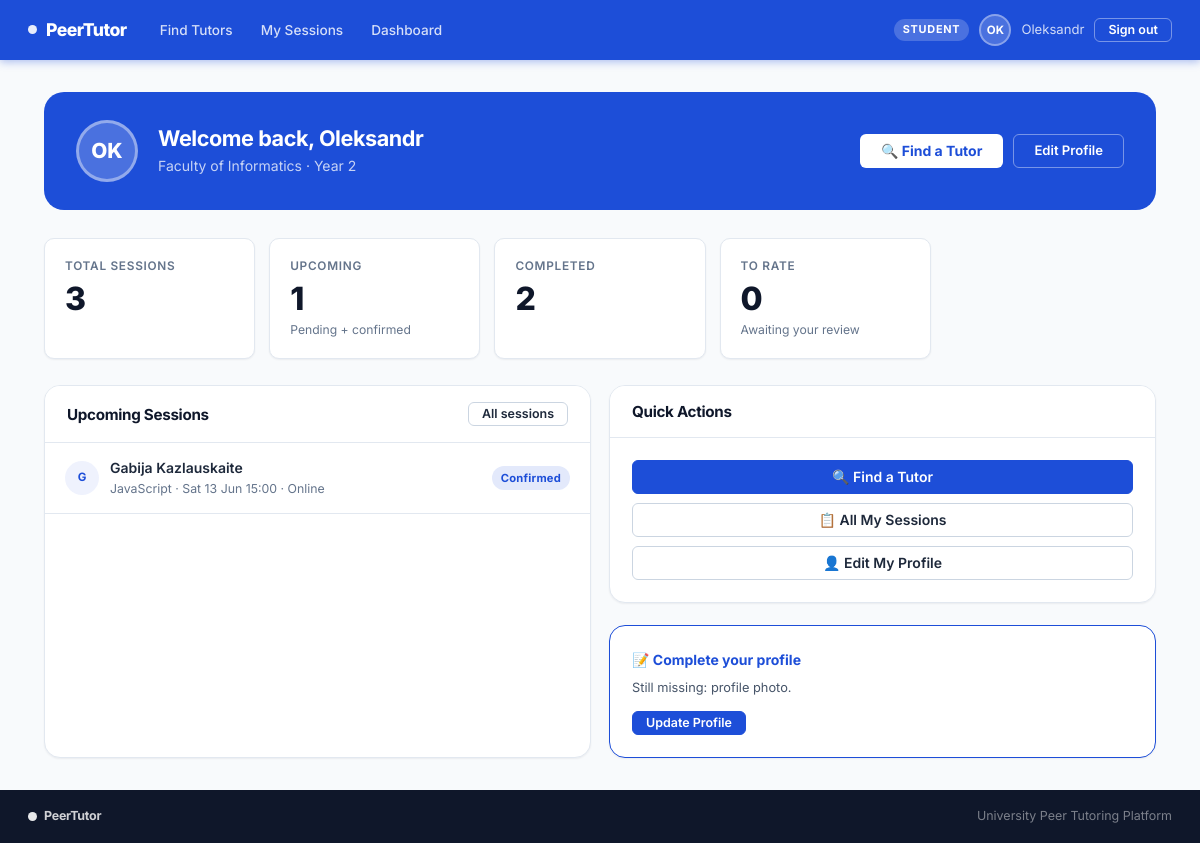
The page /student/dashboard.php (signed in) on the database its author committed.
### tables this page shows
CREATE TABLE IF NOT EXISTS users (
    user_id       INT UNSIGNED     AUTO_INCREMENT PRIMARY KEY,
    name          VARCHAR(120)     NOT NULL,
    email         VARCHAR(180)     NOT NULL UNIQUE,
    password      VARCHAR(255)     NOT NULL,
    role          ENUM('student','tutor','admin') NOT NULL DEFAULT 'student',
    avatar        VARCHAR(255)     DEFAULT NULL,
    phone         VARCHAR(30)      DEFAULT NULL,
    department    VARCHAR(120)     DEFAULT NULL,
    year_of_study VARCHAR(40)      DEFAULT NULL,
    bio           TEXT             DEFAULT NULL,
    created_at    DATETIME         NOT NULL DEFAULT CURRENT_TIMESTAMP,
    updated_at    DATETIME         NOT NULL DEFAULT CURRENT_TIMESTAMP
                                   ON UPDATE CURRENT_TIMESTAMP
);

CREATE TABLE IF NOT EXISTS bookings (
    booking_id   INT UNSIGNED     AUTO_INCREMENT PRIMARY KEY,
    student_id   INT UNSIGNED     NOT NULL,
    tutor_id     INT UNSIGNED     NOT NULL,
    session_date DATE             NOT NULL,
    session_time TIME             NOT NULL,
    duration_hrs TINYINT UNSIGNED NOT NULL DEFAULT 1,
    subject      VARCHAR(120)     NOT NULL,
    notes        TEXT,
    session_type ENUM('online','in-person') NOT NULL DEFAULT 'online',
    status       ENUM('pending','confirmed','completed','cancelled')
                                  NOT NULL DEFAULT 'pending',
    created_at   DATETIME         NOT NULL DEFAULT CURRENT_TIMESTAMP,
    updated_at   DATETIME         NOT NULL DEFAULT CURRENT_TIMESTAMP
                                   ON UPDATE CURRENT_TIMESTAMP,
    CONSTRAINT fk_bk_student
        FOREIGN KEY (student_id) REFERENCES users(user_id)
        ON DELETE CASCADE,
    CONSTRAINT fk_bk_tutor
        FOREIGN KEY (tutor_id)   REFERENCES tutors(tutor_id)
        ON DELETE CASCADE
);

### includes/auth_guard.php (called while the page is built, shortened)
<?php
function current_user(): array {
    return [
        'id'   => $_SESSION['user_id']   ?? null,
        'name' => $_SESSION['user_name'] ?? '',
        'role' => $_SESSION['role']      ?? '',
        'email'=> $_SESSION['email']     ?? '',
    ];
}

### includes/upload_helper.php (called while the page is built, shortened)
<?php
function avatar_url(?string $filename): string {
    return '';
}

### student/dashboard.php (the view, shortened to what this page needs)
<?php
require_once __DIR__ . '/../includes/auth_guard.php';
require_once __DIR__ . '/../includes/upload_helper.php';
$user = current_user();
$pdo  = db();
$urow = $pdo->prepare("SELECT * FROM users WHERE user_id = ?");
$urow->execute([$user['id']]);
$urow = $urow->fetch();
$stats = $pdo->prepare("
    SELECT
        COUNT(*)                                       AS total,
        SUM(b.status='pending')                        AS pending,
        SUM(b.status='confirmed')                      AS confirmed,
        SUM(b.status='completed')                      AS completed,
        SUM(b.status='cancelled')                      AS cancelled,
        SUM(b.status='completed' AND r.rating_id IS NULL) AS unrated
    FROM bookings b
    LEFT JOIN ratings r ON r.booking_id = b.booking_id
    WHERE b.student_id = ?
");
$stats->execute([$user['id']]);
$s = $stats->fetch();
$upcoming = $pdo->prepare("
    SELECT b.*, u.name AS tutor_name, u.avatar AS tutor_avatar, t.tutor_id
    FROM bookings b
    JOIN tutors t ON t.tutor_id = b.tutor_id
    JOIN users  u ON u.user_id  = t.user_id
    WHERE b.student_id = ? AND b.status IN ('pending','confirmed') AND b.session_date >= CURDATE()
    ORDER BY b.session_date ASC, b.session_time ASC LIMIT 5
");
$upcoming->execute([$user['id']]);
$upcoming_list = $upcoming->fetchAll();
include __DIR__ . '/../includes/header.php';
?>
<div style="background:var(--blue);border-radius:var(--r-xl);padding:28px 32px;color:#fff;display:flex;align-items:center;gap:20px;margin-bottom:28px;flex-wrap:wrap;">
  <div style="width:62px;height:62px;border-radius:50%;background:rgba(255,255,255,.2);border:3px solid rgba(255,255,255,.4);overflow:hidden;display:flex;align-items:center;justify-content:center;font-size:1.3rem;font-weight:800;flex-shrink:0;">
    <?php if ($av_url): ?>
      <img src="<?= $av_url ?>" alt="" style="width:100%;height:100%;object-fit:cover;">
    <?php else: ?>
      <?= htmlspecialchars($initials) ?>
    <?php endif; ?>
  </div>
  <div style="flex:1;min-width:200px;">
    <h1 style="color:#fff;font-size:1.35rem;margin-bottom:2px;">Welcome back, <?= htmlspecialchars(explode(' ', $user['name'])[0]) ?></h1>
    <p style="opacity:.75;font-size:.875rem;margin:0;">
      <?= htmlspecialchars($urow['department'] ?: 'No department set') ?>
      <?= $urow['year_of_study'] ? ' · ' . htmlspecialchars($urow['year_of_study']) : '' ?>
    </p>
  </div>
  <div style="display:flex;gap:10px;flex-wrap:wrap;">
    <a href="/peer-tutoring/student/search.php"  class="btn" style="background:#fff;color:var(--blue);font-weight:700;">🔍 Find a Tutor</a>
    <a href="/peer-tutoring/student/profile.php" class="btn btn-outline" style="font-size:.82rem;">Edit Profile</a>
  </div>
</div>
<div class="stat-grid">
  <div class="stat-card">
    <div class="stat-label">Total Sessions</div>
    <div class="stat-value"><?= (int)$s['total'] ?></div>
  </div>
  <div class="stat-card">
    <div class="stat-label">Upcoming</div>
    <div class="stat-value"><?= (int)$s['pending'] + (int)$s['confirmed'] ?></div>
    <div class="stat-sub">Pending + confirmed</div>
  </div>
  <div class="stat-card">
    <div class="stat-label">Completed</div>
    <div class="stat-value"><?= (int)$s['completed'] ?></div>
  </div>
  <div class="stat-card">
    <div class="stat-label">To Rate</div>
    <div class="stat-value" style="<?= (int)$s['unrated']>0?'color:var(--amber)':'' ?>"><?= (int)$s['unrated'] ?></div>
    <div class="stat-sub">Awaiting your review</div>
  </div>
</div>
<div class="two-col mt-3">
  <div class="card">
    <div class="card-header">
      <h3>Upcoming Sessions</h3>
      <a href="/peer-tutoring/student/history.php" class="btn btn-sm btn-outline-dark">All sessions</a>
    </div>
    <?php if (empty($upcoming_list)): ?>
      <div class="card-body">
        <div class="empty-state" style="padding:28px 0;">
          <div class="empty-icon">📅</div>
          <p>No upcoming sessions yet.</p>
          <a href="/peer-tutoring/student/search.php" class="btn btn-primary btn-sm">Find a Tutor</a>
        </div>
      </div>
    <?php else: ?>
      <div class="card-body" style="padding:0;">
        <?php foreach ($upcoming_list as $b):
          $tav = avatar_url($b['tutor_avatar']);
          $tin = strtoupper(substr($b['tutor_name'], 0, 1));
        ?>
        <div style="padding:13px 20px;border-bottom:1px solid var(--border);display:flex;align-items:center;gap:11px;">
          <div style="width:34px;height:34px;border-radius:50%;background:var(--blue-subtle);color:var(--blue);font-size:.72rem;font-weight:700;display:flex;align-items:center;justify-content:center;flex-shrink:0;overflow:hidden;">
            <?php if ($tav): ?><img src="<?= $tav ?>" style="width:100%;height:100%;object-fit:cover;"><?php else: ?><?= $tin ?><?php endif; ?>
          </div>
          <div style="flex:1;min-width:0;">
            <div style="font-weight:600;font-size:.875rem;white-space:nowrap;overflow:hidden;text-overflow:ellipsis;"><?= htmlspecialchars($b['tutor_name']) ?></div>
            <div style="font-size:.77rem;color:var(--text-400);">
              <?= htmlspecialchars($b['subject']) ?> · <?= date('D j M', strtotime($b['session_date'])) ?> <?= substr($b['session_time'],0,5) ?>
              · <span style="text-transform:capitalize;"><?= $b['session_type'] ?? 'online' ?></span>
            </div>
          </div>
          <span class="badge badge-<?= $b['status'] ?>"><?= $b['status'] ?></span>
        </div>
        <?php endforeach; ?>
      </div>
    <?php endif; ?>
  </div>
  <div>
    <div class="card mb-3">
      <div class="card-header"><h3>Quick Actions</h3></div>
      <div class="card-body" style="display:flex;flex-direction:column;gap:9px;">
        <a href="/peer-tutoring/student/search.php"  class="btn btn-primary">🔍 Find a Tutor</a>
        <a href="/peer-tutoring/student/history.php" class="btn btn-outline-dark">📋 All My Sessions</a>
        <a href="/peer-tutoring/student/profile.php" class="btn btn-outline-dark">👤 Edit My Profile</a>
      </div>
    </div>
    <?php
    $missing = [];
    if (!$urow['avatar'])       $missing[] = 'profile photo';
    ?>
    <?php if ($missing): ?>
    <div class="card" style="border-color:var(--blue);">
      <div class="card-body">
        <div style="font-weight:700;font-size:.875rem;color:var(--blue);margin-bottom:6px;">📝 Complete your profile</div>
        <p style="font-size:.8rem;color:var(--text-500);margin-bottom:12px;">
          Still missing: <?= implode(', ', $missing) ?>.
        </p>
        <a href="/peer-tutoring/student/profile.php" class="btn btn-primary btn-sm">Update Profile</a>
      </div>
    </div>
    <?php endif; ?>
  </div>
</div>
<?php include __DIR__ . '/../includes/footer.php'; ?>

### includes/header.php (shortened to what this page needs)
<?php
require_once __DIR__ . '/auth_guard.php';
require_once __DIR__ . '/upload_helper.php';
$user = current_user();
function is_active(string $path): string {
    return str_contains($_SERVER['REQUEST_URI'], $path) ? 'active' : '';
}
?>
<!DOCTYPE html>
<html lang="en">
<head>
<link rel="stylesheet" href="/peer-tutoring/assets/css/main.css">
</head>
<body>
<nav class="navbar">
  <a href="/peer-tutoring/index.php" class="nav-brand">
    <span class="brand-dot"></span>PeerTutor
  </a>
  <ul class="nav-links">
    <?php if ($user['role'] === 'student'): ?>
      <li><a href="/peer-tutoring/student/search.php"    class="<?= is_active('search') ?>">Find Tutors</a></li>
      <li><a href="/peer-tutoring/student/history.php"   class="<?= is_active('history') ?>">My Sessions</a></li>
      <li><a href="/peer-tutoring/student/dashboard.php" class="<?= is_active('dashboard') ?>">Dashboard</a></li>
    <?php endif; ?>
  </ul>
  <div class="nav-actions">
    <?php if ($user['id']): ?>
      <span class="nav-role-badge nav-role-<?= $user['role'] ?>"><?= ucfirst($user['role']) ?></span>
      <?php
        $av_url = avatar_url($_SESSION['avatar'] ?? null);
        $initials = implode('', array_map(fn($p)=>strtoupper($p[0]), array_filter(explode(' ', $user['name']))));
        $initials = substr($initials, 0, 2);
        $profile_link = match($user['role']) {
            'student' => '/peer-tutoring/student/profile.php',
            'tutor'   => '/peer-tutoring/tutor/profile.php',
            default   => '#'
        };
      ?>
      <a href="<?= $profile_link ?>" class="nav-avatar" title="My Profile">
        <?php if ($av_url): ?>
          <img src="<?= $av_url ?>" alt="<?= htmlspecialchars($user['name']) ?>">
        <?php else: ?>
          <span><?= htmlspecialchars($initials) ?></span>
        <?php endif; ?>
      </a>
      <span class="nav-username"><?= htmlspecialchars(explode(' ', $user['name'])[0]) ?></span>
      <a href="/peer-tutoring/auth/logout.php" class="btn btn-sm btn-outline">Sign out</a>
    <?php else: ?>
      <a href="/peer-tutoring/auth/login.php"    class="btn btn-sm btn-outline">Log in</a>
      <a href="/peer-tutoring/auth/register.php" class="btn btn-sm" style="background:#fff;color:var(--blue);font-weight:700;border-color:#fff;">Register</a>
    <?php endif; ?>
  </div>
</nav>
<main class="main-content">

### rows shown on the page
users: role "STUDENT", name "OK", name "Oleksandr", department "Faculty of Informatics", year_of_study "Year 2"
bookings: users.name "G", users.name "Gabija Kazlauskaite", subject "JavaScript", session_date "Sat 13 Jun", session_time "15:00", session_type "Online", status "Confirmed"

### other values the page prints
$s['total'] "3"
$s['completed'] "2"
$s['unrated'] "0"
implode(', ', $missing) "profile photo"
